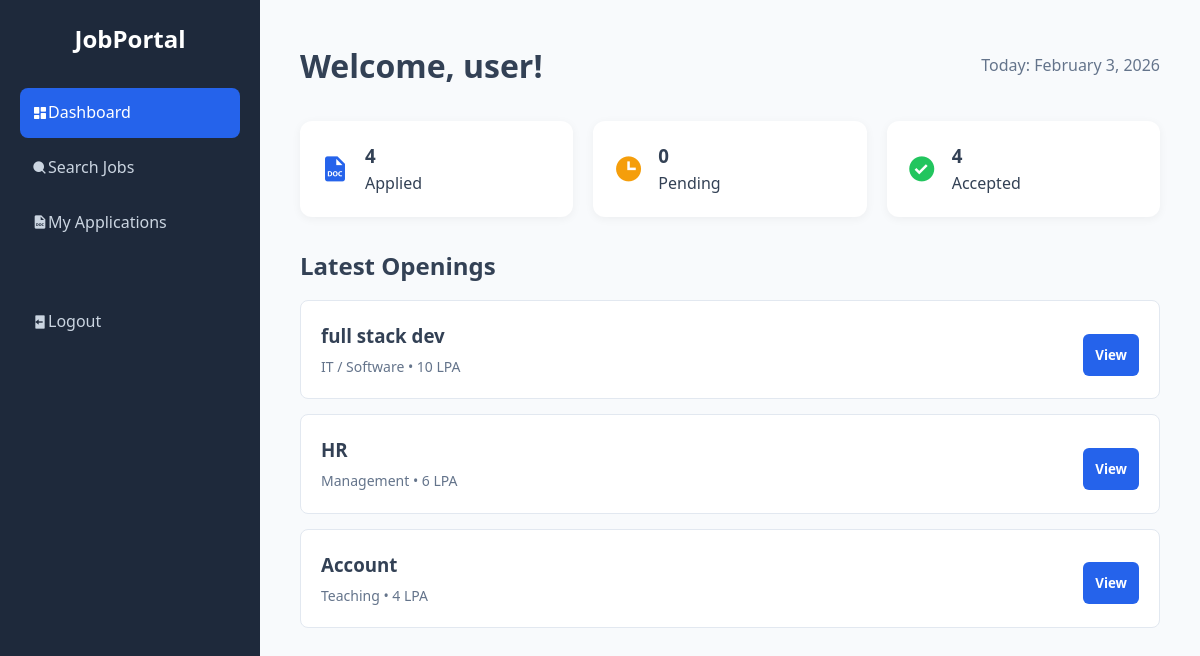
The page /user_dashboard.php (signed in) on the database its author committed.
### tables this page shows
CREATE TABLE IF NOT EXISTS `jobs` (
  `id` int(11) NOT NULL AUTO_INCREMENT,
  `title` varchar(100) NOT NULL,
  `category` varchar(50) NOT NULL,
  `type` varchar(50) DEFAULT 'Full Time',
  `salary` varchar(50) DEFAULT 'Negotiable',
  `posted_at` timestamp NOT NULL DEFAULT CURRENT_TIMESTAMP,
  PRIMARY KEY (`id`)
);

### user_dashboard.php (the view, shortened to what this page needs)
<?php
include 'db_connect.php';
$user = $_SESSION['username'];
$total_apps = $conn->query("SELECT * FROM applications WHERE applicant_name='$user'")->num_rows;
$pending_apps = $conn->query("SELECT * FROM applications WHERE applicant_name='$user' AND status='Pending'")->num_rows;
$accepted_apps = $conn->query("SELECT * FROM applications WHERE applicant_name='$user' AND status='Accepted'")->num_rows;
$recent_jobs = $conn->query("SELECT * FROM jobs ORDER BY posted_at DESC LIMIT 3");
?>
<!DOCTYPE html>
<html lang="en">
<head>
    <link rel="stylesheet" href="style.css">
    <link href='https://unpkg.com/boxicons@2.1.4/css/boxicons.min.css' rel='stylesheet'>
</head>
<body>
    <div class="dashboard-container">
        <nav class="sidebar">
            <h2 style="text-align:center; margin-bottom:30px;">JobPortal</h2>
            <ul class="nav-links">
                <li><a href="#" id="link-overview" onclick="showSection('overview')" class="active"><i class='bx bxs-dashboard'></i> Dashboard</a></li>
                <li><a href="#" id="link-search" onclick="showSection('search')"><i class='bx bxs-search'></i> Search Jobs</a></li>
                <li><a href="#" id="link-apps" onclick="showSection('apps')"><i class='bx bxs-file-doc'></i> My Applications</a></li>
                <li style="margin-top: 50px;">
                    <a href="#" onclick="confirmLogout()"><i class='bx bxs-log-out'></i> Logout</a>
                </li>
            </ul>
        </nav>
        <main class="main-content">
            <header style="display:flex; justify-content:space-between; align-items:center; margin-bottom:30px;">
                <h1>Welcome, <?php echo htmlspecialchars($user); ?>!</h1>
                <span style="color:#64748b;">Today: <?php echo date("F j, Y"); ?></span>
            </header>
            <div id="section-overview">
                <div class="stats-grid">
                    <div class="stat-card" onclick="showSection('apps')" style="cursor:pointer;">
                        <i class='bx bxs-file-doc' style="font-size:30px; color:var(--primary);"></i>
                        <div><h3><?php echo $total_apps; ?></h3><p>Applied</p></div>
                    </div>
                    <div class="stat-card">
                        <i class='bx bxs-time' style="font-size:30px; color:#f59e0b;"></i>
                        <div><h3><?php echo $pending_apps; ?></h3><p>Pending</p></div>
                    </div>
                    <div class="stat-card">
                        <i class='bx bxs-check-circle' style="font-size:30px; color:#22c55e;"></i>
                        <div><h3><?php echo $accepted_apps; ?></h3><p>Accepted</p></div>
                    </div>
                </div>
                <h2 style="margin-top:30px; margin-bottom:15px;">Latest Openings</h2>
                <?php if ($recent_jobs->num_rows > 0): ?>
                    <?php while($job = $recent_jobs->fetch_assoc()): ?>
                        <div class="job-card">
                            <div>
                                <h3 style="margin:0 0 5px 0;"><?php echo $job['title']; ?></h3>
                                <p style="margin:0; color:#64748b; font-size:14px;">
                                    <?php echo $job['category']; ?> • <?php echo $job['salary']; ?>
                                </p>
                            </div>
                            <button class="btn primary-btn" style="width:auto;" onclick="showSection('search')">View</button>
                        </div>
                    <?php endwhile; ?>
                <?php else: ?>
                    <p>No jobs available right now.</p>
                <?php endif; ?>
            </div>
        </main>
    </div>
</body>
</html>

### style.css (style rules this page uses)
:root { --primary: #2563eb; --primary-hover: #1d4ed8; --dark: #1e293b; --bg: #f8fafc; --white: #ffffff; --text: #334155; --muted: #64748b; --border: #e2e8f0; --success: #10b981; --warning: #f59e0b; }
* { margin: 0; padding: 0; box-sizing: border-box; font-family: 'Segoe UI', Tahoma, Geneva, Verdana, sans-serif; }
body { background-color: var(--bg); color: var(--text); line-height: 1.6; }
.btn { width: 100%; padding: 12px; border: none; border-radius: 6px; font-weight: 600; cursor: pointer; margin-top: 10px; }
.primary-btn { background: var(--primary); color: white; }
.dashboard-container { display: flex; min-height: 100vh; }
.sidebar { width: 260px; background-color: var(--dark); color: white; height: 100vh; position: fixed; padding: 20px; }
.main-content { margin-left: 260px; flex: 1; padding: 40px; }
.nav-links { list-style: none; margin-top: 20px; }
.nav-links li a { color: #cbd5e1; text-decoration: none; display: flex; align-items: center; padding: 12px; border-radius: 8px; margin-bottom: 5px; }
.nav-links li a:hover, .nav-links li a.active { background-color: var(--primary); color: white; }
.stats-grid { display: grid; grid-template-columns: repeat(3, 1fr); gap: 20px; margin-bottom: 30px; }
.stat-card { background: var(--white); padding: 20px; border-radius: 12px; display: flex; align-items: center; gap: 15px; box-shadow: 0 2px 10px rgba(0,0,0,0.05); }

### user_dashboard.php (style rules this page uses)
.job-card { border: 1px solid #e2e8f0; padding: 20px; border-radius: 8px; margin-bottom: 15px; background: white; display: flex; justify-content: space-between; align-items: center; }

### rows shown on the page
jobs: title "full stack dev", category "IT / Software", salary "10 LPA"
jobs: title "HR", category "Management", salary "6 LPA"
jobs: title "Account", category "Teaching", salary "4 LPA"

### other values the page prints
$user "user"
$total_apps "4"
$pending_apps "0"
$accepted_apps "4"
